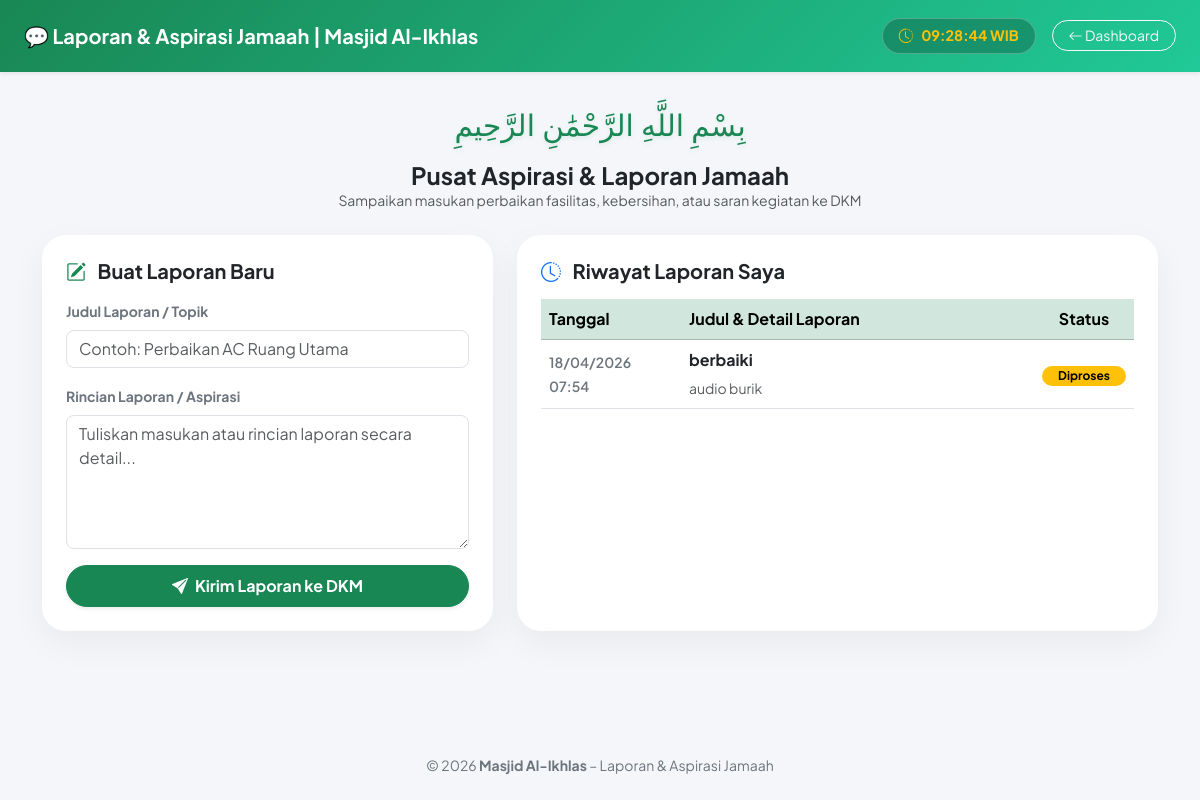
Screenshot of /pengunjung/laporan.php (signed in) with the database file from the repository.
### tables this page shows
CREATE TABLE `laporan` (
  `id` int(11) NOT NULL,
  `id_user` int(11) NOT NULL,
  `judul` varchar(150) NOT NULL,
  `isi` text NOT NULL,
  `status` enum('baru','diproses','selesai') DEFAULT 'baru',
  `tanggal` datetime DEFAULT CURRENT_TIMESTAMP
);

### pengunjung/laporan.php (the view, shortened to what this page needs)
<?php
include "../config/koneksi.php";
$id_user = $_SESSION['user_id'];
$data = mysqli_query($koneksi,"
    SELECT * FROM laporan
    WHERE id_user='$id_user'
    ORDER BY tanggal DESC
");
?>
<!DOCTYPE html>
<html lang="id">
<head>
    <link href="https://cdn.jsdelivr.net/npm/bootstrap@5.3.3/dist/css/bootstrap.min.css" rel="stylesheet">
    <link href="https://cdn.jsdelivr.net/npm/bootstrap-icons@1.11.3/font/bootstrap-icons.css" rel="stylesheet">
</head>
<body>
    <nav class="navbar navbar-dark navbar-custom shadow-sm mb-4 py-3">
        <div class="container-fluid px-4">
            <span class="navbar-brand fw-bold fs-5 d-flex align-items-center gap-2">
                💬 Laporan &amp; Aspirasi Jamaah | Masjid Al-Ikhlas
            </span>
            <div class="text-white d-flex align-items-center gap-2 flex-wrap justify-content-end">
                <div class="clock-badge d-flex align-items-center gap-2 me-2">
                    <i class="bi bi-clock-history text-warning"></i>
                    <span id="jamaahClock" class="text-warning">--:--:-- WIB</span>
                </div>
                <a href="index.php" class="btn btn-outline-light btn-sm rounded-pill px-3 text-nowrap">
                    <i class="bi bi-arrow-left"></i> Dashboard
                </a>
            </div>
        </div>
    </nav>
    <div class="container pb-5">
        <div class="text-center mb-4">
            <div class="bismillah-header">بِسْمِ اللَّهِ الرَّحْمَٰنِ الرَّحِيمِ</div>
            <h4 class="fw-bold text-dark m-0">Pusat Aspirasi &amp; Laporan Jamaah</h4>
            <p class="text-muted small">Sampaikan masukan perbaikan fasilitas, kebersihan, atau saran kegiatan ke DKM</p>
        </div>
        <div class="row g-4">
            <div class="col-lg-5">
                <div class="card card-custom p-4 h-100">
                    <h5 class="fw-bold text-dark mb-3">
                        <i class="bi bi-pencil-square text-success me-2"></i> Buat Laporan Baru
                    </h5>
                    <form method="post">
                        <div class="mb-3">
                            <label class="form-label fw-bold text-secondary small">Judul Laporan / Topik</label>
                            <input type="text" name="judul" class="form-control rounded-3" placeholder="Contoh: Perbaikan AC Ruang Utama" required>
                        </div>
                        <div class="mb-3">
                            <label class="form-label fw-bold text-secondary small">Rincian Laporan / Aspirasi</label>
                            <textarea name="isi" rows="5" class="form-control rounded-3" placeholder="Tuliskan masukan atau rincian laporan secara detail..." required></textarea>
                        </div>
                        <button name="kirim" class="btn btn-success w-100 rounded-pill fw-bold py-2 shadow-sm">
                            <i class="bi bi-send-fill me-1"></i> Kirim Laporan ke DKM
                        </button>
                    </form>
                </div>
            </div>
            <div class="col-lg-7">
                <div class="card card-custom p-4 h-100">
                    <div class="d-flex align-items-center justify-content-between mb-3">
                        <h5 class="fw-bold text-dark m-0">
                            <i class="bi bi-clock-history text-primary me-2"></i> Riwayat Laporan Saya
                        </h5>
                    </div>
                    <div class="table-responsive">
                        <table class="table table-hover align-middle">
                            <thead class="table-success">
                                <tr>
                                    <th width="140">Tanggal</th>
                                    <th>Judul &amp; Detail Laporan</th>
                                    <th width="100" class="text-center">Status</th>
                                </tr>
                            </thead>
                            <tbody>
                                <?php if(mysqli_num_rows($data) > 0){ ?>
                                    <?php while($d = mysqli_fetch_assoc($data)){ ?>
                                    <tr>
                                        <td>
                                            <small class="fw-semibold text-secondary">
                                                <?= date('d/m/Y H:i', strtotime($d['tanggal'])) ?>
                                            </small>
                                        </td>
                                        <td>
                                            <strong class="text-dark d-block mb-1"><?= htmlspecialchars($d['judul']) ?></strong>
                                            <small class="text-muted"><?= htmlspecialchars($d['isi']) ?></small>
                                        </td>
                                        <td class="text-center">
                                            <span class="badge rounded-pill px-3 py-1.5 fw-bold <?= $d['status']=="baru" ? "status-baru" : ($d['status']=="diproses" ? "status-diproses" : "status-selesai") ?>">
                                                <?= ucfirst($d['status']) ?>
                                            </span>
                                        </td>
                                    </tr>
                                    <?php } ?>
                                <?php } else { ?>
                                    <tr>
                                        <td colspan="3" class="text-center text-muted py-4">Belum ada riwayat laporan tersimpan.</td>
                                    </tr>
                                <?php } ?>
                            </tbody>
                        </table>
                    </div>
                </div>
            </div>
        </div>
    </div>
    <footer class="text-center py-4 mt-auto text-secondary small">
        © <?= date('Y'); ?> <strong>Masjid Al-Ikhlas</strong> – Laporan &amp; Aspirasi Jamaah
    </footer>
</body>
</html>

### pengunjung/laporan.php (style rules this page uses)
body { font-family: 'Plus Jakarta Sans', sans-serif; background: #f4f6f9; color: #212529; min-height: 100vh; display: flex; flex-direction: column; }
.navbar-custom { background: linear-gradient(135deg, #198754, #20c997); }
.bismillah-header { font-family: 'Amiri', serif; font-size: 1.85rem; line-height: 1.8; color: #198754; padding-top: 4px; margin-bottom: 8px; text-shadow: 0 2px 4px rgba(25, 135, 84, 0.1); }
.card-custom { border: none; border-radius: 24px; box-shadow: 0 12px 35px rgba(0, 0, 0, 0.05); background: #ffffff; }
.clock-badge { background: rgba(0, 0, 0, 0.22); backdrop-filter: blur(8px); border: 1px solid rgba(255, 255, 255, 0.25); border-radius: 30px; padding: 6px 16px; font-weight: 700; font-size: 0.9rem; }
.status-diproses { background:#ffc107; color:#000; }

### rows the page displays
laporan: tanggal "18/04/2026 07:54", judul "berbaiki", isi "audio burik", status "Diproses"
